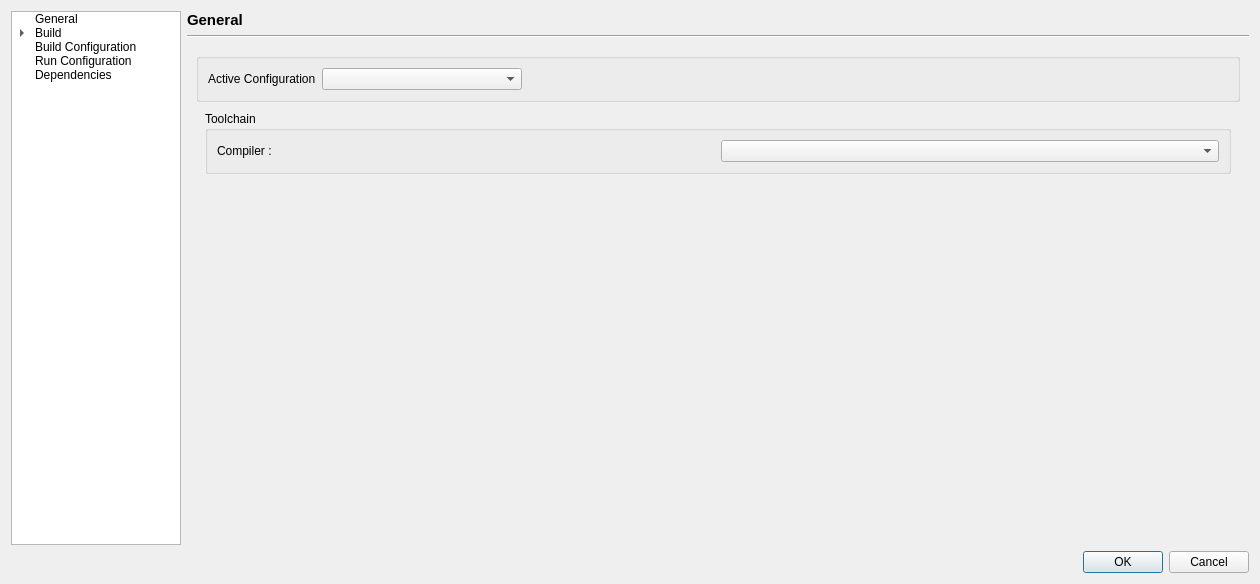
<?xml version="1.0" encoding="UTF-8"?>
<ui version="4.0">
 <class>ProjectSetting</class>
 <widget class="QDialog" name="ProjectSetting">
  <property name="geometry">
   <rect>
    <x>0</x>
    <y>0</y>
    <width>1260</width>
    <height>584</height>
   </rect>
  </property>
  <property name="sizePolicy">
   <sizepolicy hsizetype="Fixed" vsizetype="Fixed">
    <horstretch>0</horstretch>
    <verstretch>0</verstretch>
   </sizepolicy>
  </property>
  <property name="windowTitle">
   <string>Dialog</string>
  </property>
  <layout class="QGridLayout" name="gridLayout_6">
   <item row="0" column="0" rowspan="3">
    <widget class="QTreeWidget" name="settingsList">
     <property name="sizePolicy">
      <sizepolicy hsizetype="Fixed" vsizetype="Expanding">
       <horstretch>0</horstretch>
       <verstretch>0</verstretch>
      </sizepolicy>
     </property>
     <property name="maximumSize">
      <size>
       <width>170</width>
       <height>16777215</height>
      </size>
     </property>
     <attribute name="headerVisible">
      <bool>false</bool>
     </attribute>
     <column>
      <property name="text">
       <string notr="true">1</string>
      </property>
     </column>
     <item>
      <property name="text">
       <string>General</string>
      </property>
     </item>
     <item>
      <property name="text">
       <string>Build</string>
      </property>
      <item>
       <property name="text">
        <string>Géneral</string>
       </property>
      </item>
      <item>
       <property name="text">
        <string>Libs</string>
       </property>
      </item>
      <item>
       <property name="text">
        <string>Directories</string>
       </property>
      </item>
      <item>
       <property name="text">
        <string>BuildVariables</string>
       </property>
      </item>
      <item>
       <property name="text">
        <string>Environment</string>
       </property>
      </item>
      <item>
       <property name="text">
        <string>Build Steps</string>
       </property>
      </item>
      <item>
       <property name="text">
        <string>Toolchain</string>
       </property>
      </item>
     </item>
     <item>
      <property name="text">
       <string>Build Configuration</string>
      </property>
     </item>
     <item>
      <property name="text">
       <string>Run Configuration</string>
      </property>
     </item>
     <item>
      <property name="text">
       <string>Dependencies</string>
      </property>
     </item>
    </widget>
   </item>
   <item row="0" column="1">
    <widget class="QLabel" name="titleLabel">
     <property name="font">
      <font>
       <pointsize>11</pointsize>
       <weight>75</weight>
       <bold>true</bold>
      </font>
     </property>
     <property name="text">
      <string>General</string>
     </property>
    </widget>
   </item>
   <item row="2" column="1">
    <widget class="QStackedWidget" name="settingsPages">
     <property name="currentIndex">
      <number>1</number>
     </property>
     <widget class="QWidget" name="page_9">
      <widget class="QGroupBox" name="groupBox_2">
       <property name="geometry">
        <rect>
         <x>0</x>
         <y>29</y>
         <width>921</width>
         <height>100</height>
        </rect>
       </property>
       <property name="sizePolicy">
        <sizepolicy hsizetype="Minimum" vsizetype="Fixed">
         <horstretch>0</horstretch>
         <verstretch>0</verstretch>
        </sizepolicy>
       </property>
       <property name="minimumSize">
        <size>
         <width>0</width>
         <height>100</height>
        </size>
       </property>
       <property name="title">
        <string>Use custom Makefile for this project</string>
       </property>
       <property name="checkable">
        <bool>true</bool>
       </property>
       <property name="checked">
        <bool>false</bool>
       </property>
       <widget class="QLineEdit" name="makeFileEdit">
        <property name="geometry">
         <rect>
          <x>20</x>
          <y>30</y>
          <width>381</width>
          <height>20</height>
         </rect>
        </property>
       </widget>
       <widget class="QToolButton" name="toolButton_2">
        <property name="geometry">
         <rect>
          <x>410</x>
          <y>30</y>
          <width>25</width>
          <height>19</height>
         </rect>
        </property>
        <property name="text">
         <string>...</string>
        </property>
       </widget>
      </widget>
      <widget class="QLabel" name="iconLabel">
       <property name="geometry">
        <rect>
         <x>0</x>
         <y>0</y>
         <width>21</width>
         <height>23</height>
        </rect>
       </property>
       <property name="text">
        <string>Icon</string>
       </property>
      </widget>
      <widget class="QLineEdit" name="iconEdit">
       <property name="geometry">
        <rect>
         <x>27</x>
         <y>1</y>
         <width>223</width>
         <height>20</height>
        </rect>
       </property>
      </widget>
      <widget class="QToolButton" name="getIconButton">
       <property name="geometry">
        <rect>
         <x>256</x>
         <y>2</y>
         <width>25</width>
         <height>19</height>
        </rect>
       </property>
       <property name="text">
        <string>...</string>
       </property>
      </widget>
      <widget class="QPushButton" name="iconButton">
       <property name="geometry">
        <rect>
         <x>290</x>
         <y>0</y>
         <width>31</width>
         <height>23</height>
        </rect>
       </property>
       <property name="text">
        <string/>
       </property>
       <property name="flat">
        <bool>true</bool>
       </property>
      </widget>
     </widget>
     <widget class="QWidget" name="build">
      <layout class="QVBoxLayout" name="verticalLayout">
       <property name="spacing">
        <number>0</number>
       </property>
       <item>
        <widget class="QGroupBox" name="groupBox_5">
         <property name="title">
          <string/>
         </property>
         <layout class="QHBoxLayout" name="horizontalLayout">
          <item>
           <widget class="QLabel" name="label">
            <property name="text">
             <string>Active Configuration</string>
            </property>
           </widget>
          </item>
          <item>
           <widget class="QComboBox" name="configsBox">
            <property name="sizePolicy">
             <sizepolicy hsizetype="Minimum" vsizetype="Fixed">
              <horstretch>0</horstretch>
              <verstretch>0</verstretch>
             </sizepolicy>
            </property>
            <property name="minimumSize">
             <size>
              <width>200</width>
              <height>0</height>
             </size>
            </property>
           </widget>
          </item>
          <item>
           <spacer name="horizontalSpacer">
            <property name="orientation">
             <enum>Qt::Horizontal</enum>
            </property>
            <property name="sizeHint" stdset="0">
             <size>
              <width>442</width>
              <height>20</height>
             </size>
            </property>
           </spacer>
          </item>
         </layout>
         <zorder>label</zorder>
         <zorder>horizontalSpacer</zorder>
         <zorder>configsBox</zorder>
        </widget>
       </item>
       <item>
        <widget class="QStackedWidget" name="buildPages">
         <property name="currentIndex">
          <number>6</number>
         </property>
         <widget class="QWidget" name="globalsPage">
          <layout class="QFormLayout" name="formLayout">
           <property name="verticalSpacing">
            <number>20</number>
           </property>
           <item row="0" column="0">
            <widget class="QLabel" name="targetLabel">
             <property name="text">
              <string>Target</string>
             </property>
            </widget>
           </item>
           <item row="0" column="1">
            <widget class="QLineEdit" name="targetEdit"/>
           </item>
           <item row="1" column="0">
            <widget class="QLabel" name="DestDirLabel">
             <property name="text">
              <string>Dest dir</string>
             </property>
            </widget>
           </item>
           <item row="1" column="1">
            <widget class="QLineEdit" name="destDirEdit"/>
           </item>
           <item row="2" column="0">
            <widget class="QLabel" name="ObjectsOutputLabel">
             <property name="text">
              <string>Objects output directory</string>
             </property>
            </widget>
           </item>
           <item row="2" column="1">
            <widget class="QLineEdit" name="objectsDirEdit"/>
           </item>
           <item row="3" column="0">
            <widget class="QLabel" name="typeLabel">
             <property name="text">
              <string>Type</string>
             </property>
            </widget>
           </item>
           <item row="3" column="1">
            <widget class="QComboBox" name="templateBox">
             <item>
              <property name="text">
               <string>Console application</string>
              </property>
             </item>
             <item>
              <property name="text">
               <string>Static Library</string>
              </property>
             </item>
             <item>
              <property name="text">
               <string>Dynamic Library</string>
              </property>
             </item>
            </widget>
           </item>
          </layout>
          <zorder>destDirEdit</zorder>
          <zorder>typeLabel</zorder>
          <zorder>DestDirLabel</zorder>
          <zorder>targetLabel</zorder>
          <zorder>ObjectsOutputLabel</zorder>
          <zorder>targetEdit</zorder>
          <zorder>templateBox</zorder>
          <zorder>objectsDirEdit</zorder>
         </widget>
         <widget class="QWidget" name="libsPage">
          <layout class="QGridLayout" name="gridLayout_3">
           <item row="0" column="0">
            <layout class="QHBoxLayout" name="linkerLayout"/>
           </item>
          </layout>
         </widget>
         <widget class="QWidget" name="searchPathsPage">
          <layout class="QHBoxLayout" name="horizontalLayout_4">
           <item>
            <layout class="QHBoxLayout" name="searchPathsLayout"/>
           </item>
          </layout>
         </widget>
         <widget class="QWidget" name="CompilerPage">
          <layout class="QGridLayout" name="gridLayout_4">
           <item row="0" column="0">
            <layout class="QVBoxLayout" name="compilerOptionsLayout"/>
           </item>
          </layout>
         </widget>
         <widget class="QWidget" name="EnvironmentPage">
          <layout class="QGridLayout" name="gridLayout_5">
           <item row="0" column="0">
            <layout class="QHBoxLayout" name="customVarsLayout"/>
           </item>
          </layout>
         </widget>
         <widget class="QWidget" name="buildStepsPage">
          <layout class="QVBoxLayout" name="verticalLayout_2">
           <item>
            <widget class="QLabel" name="label_5">
             <property name="text">
              <string>Pre-build steps</string>
             </property>
            </widget>
           </item>
           <item>
            <widget class="QTextEdit" name="preBuildStepsEdit"/>
           </item>
           <item>
            <widget class="QLabel" name="label_6">
             <property name="text">
              <string>Post-build steps</string>
             </property>
            </widget>
           </item>
           <item>
            <widget class="QTextEdit" name="postBuildStepsEdit"/>
           </item>
          </layout>
         </widget>
         <widget class="QWidget" name="page">
          <layout class="QFormLayout" name="formLayout_5">
           <item row="0" column="0" colspan="2">
            <widget class="QGroupBox" name="groupBox_6">
             <property name="title">
              <string>Toolchain</string>
             </property>
             <layout class="QHBoxLayout" name="horizontalLayout_2">
              <item>
               <widget class="QLabel" name="label_7">
                <property name="text">
                 <string>Compiler :</string>
                </property>
               </widget>
              </item>
              <item>
               <widget class="QComboBox" name="comboBox"/>
              </item>
             </layout>
            </widget>
           </item>
          </layout>
         </widget>
        </widget>
       </item>
      </layout>
     </widget>
     <widget class="QWidget" name="config">
      <layout class="QFormLayout" name="formLayout_3">
       <property name="verticalSpacing">
        <number>20</number>
       </property>
       <item row="0" column="0">
        <layout class="QHBoxLayout" name="horizontalLayout_3">
         <item>
          <widget class="QLabel" name="label_14">
           <property name="sizePolicy">
            <sizepolicy hsizetype="Preferred" vsizetype="Fixed">
             <horstretch>0</horstretch>
             <verstretch>0</verstretch>
            </sizepolicy>
           </property>
           <property name="text">
            <string>Active configuration :</string>
           </property>
          </widget>
         </item>
         <item>
          <widget class="QComboBox" name="editConfigsBox">
           <property name="sizePolicy">
            <sizepolicy hsizetype="Preferred" vsizetype="Fixed">
             <horstretch>0</horstretch>
             <verstretch>0</verstretch>
            </sizepolicy>
           </property>
          </widget>
         </item>
         <item>
          <widget class="QPushButton" name="addConfigButton">
           <property name="text">
            <string>Add</string>
           </property>
          </widget>
         </item>
         <item>
          <widget class="QPushButton" name="renameConfigButton">
           <property name="sizePolicy">
            <sizepolicy hsizetype="Minimum" vsizetype="Fixed">
             <horstretch>0</horstretch>
             <verstretch>0</verstretch>
            </sizepolicy>
           </property>
           <property name="text">
            <string>Rename</string>
           </property>
          </widget>
         </item>
         <item>
          <widget class="QPushButton" name="removeConfigButton">
           <property name="sizePolicy">
            <sizepolicy hsizetype="Minimum" vsizetype="Fixed">
             <horstretch>0</horstretch>
             <verstretch>0</verstretch>
            </sizepolicy>
           </property>
           <property name="text">
            <string>Remove</string>
           </property>
          </widget>
         </item>
        </layout>
       </item>
       <item row="2" column="0" colspan="2">
        <widget class="QGroupBox" name="groupBox_3">
         <property name="title">
          <string/>
         </property>
         <layout class="QGridLayout" name="gridLayout_8">
          <item row="0" column="0">
           <widget class="QLabel" name="label_2">
            <property name="text">
             <string>Build</string>
            </property>
           </widget>
          </item>
          <item row="0" column="1">
           <widget class="QLineEdit" name="lineEdit"/>
          </item>
          <item row="1" column="0">
           <widget class="QLabel" name="label_3">
            <property name="text">
             <string>Clean</string>
            </property>
           </widget>
          </item>
          <item row="1" column="1">
           <widget class="QLineEdit" name="lineEdit_2"/>
          </item>
         </layout>
        </widget>
       </item>
       <item row="1" column="0" colspan="2">
        <widget class="QGroupBox" name="groupBox_4">
         <property name="title">
          <string>Shadow build :</string>
         </property>
         <property name="checkable">
          <bool>true</bool>
         </property>
         <property name="checked">
          <bool>false</bool>
         </property>
         <layout class="QGridLayout" name="gridLayout_2">
          <item row="0" column="0">
           <widget class="QLabel" name="label_4">
            <property name="text">
             <string>Build directory :</string>
            </property>
           </widget>
          </item>
          <item row="0" column="1">
           <widget class="QLineEdit" name="lineEdit_3"/>
          </item>
          <item row="0" column="2">
           <widget class="QPushButton" name="pushButton">
            <property name="text">
             <string>Browse...</string>
            </property>
           </widget>
          </item>
         </layout>
        </widget>
       </item>
      </layout>
     </widget>
     <widget class="QWidget" name="runConfig">
      <layout class="QFormLayout" name="formLayout_2">
       <property name="verticalSpacing">
        <number>20</number>
       </property>
       <item row="1" column="0" colspan="2">
        <widget class="QGroupBox" name="groupBox">
         <property name="title">
          <string/>
         </property>
         <layout class="QGridLayout" name="gridLayout_7">
          <item row="0" column="0">
           <widget class="QLabel" name="label_11">
            <property name="sizePolicy">
             <sizepolicy hsizetype="Fixed" vsizetype="Preferred">
              <horstretch>0</horstretch>
              <verstretch>0</verstretch>
             </sizepolicy>
            </property>
            <property name="text">
             <string>Executable</string>
            </property>
           </widget>
          </item>
          <item row="0" column="1">
           <widget class="QLineEdit" name="runExecutable">
            <property name="text">
             <string/>
            </property>
           </widget>
          </item>
          <item row="0" column="2">
           <widget class="QToolButton" name="toolButton_3">
            <property name="sizePolicy">
             <sizepolicy hsizetype="Fixed" vsizetype="Fixed">
              <horstretch>0</horstretch>
              <verstretch>0</verstretch>
             </sizepolicy>
            </property>
            <property name="layoutDirection">
             <enum>Qt::LeftToRight</enum>
            </property>
            <property name="text">
             <string>Browse...</string>
            </property>
           </widget>
          </item>
          <item row="1" column="0">
           <widget class="QLabel" name="label_10">
            <property name="sizePolicy">
             <sizepolicy hsizetype="Fixed" vsizetype="Preferred">
              <horstretch>0</horstretch>
              <verstretch>0</verstretch>
             </sizepolicy>
            </property>
            <property name="text">
             <string>Arguments</string>
            </property>
           </widget>
          </item>
          <item row="1" column="1">
           <widget class="QLineEdit" name="runArgs">
            <property name="text">
             <string/>
            </property>
           </widget>
          </item>
          <item row="2" column="0">
           <widget class="QLabel" name="label_12">
            <property name="sizePolicy">
             <sizepolicy hsizetype="Fixed" vsizetype="Preferred">
              <horstretch>0</horstretch>
              <verstretch>0</verstretch>
             </sizepolicy>
            </property>
            <property name="text">
             <string>Working directory</string>
            </property>
           </widget>
          </item>
          <item row="2" column="1">
           <widget class="QLineEdit" name="workingDirectory">
            <property name="text">
             <string/>
            </property>
           </widget>
          </item>
          <item row="2" column="2">
           <widget class="QToolButton" name="toolButton_4">
            <property name="text">
             <string>Browse...</string>
            </property>
           </widget>
          </item>
          <item row="3" column="1">
           <widget class="QCheckBox" name="runInTerminalBox">
            <property name="text">
             <string>Run in terminal</string>
            </property>
           </widget>
          </item>
         </layout>
        </widget>
       </item>
       <item row="0" column="0">
        <layout class="QHBoxLayout" name="horizontalLayout_5">
         <item>
          <widget class="QLabel" name="label_13">
           <property name="sizePolicy">
            <sizepolicy hsizetype="Fixed" vsizetype="Preferred">
             <horstretch>0</horstretch>
             <verstretch>0</verstretch>
            </sizepolicy>
           </property>
           <property name="text">
            <string>Run configuration :</string>
           </property>
          </widget>
         </item>
         <item>
          <widget class="QComboBox" name="runConfigsBox">
           <property name="sizePolicy">
            <sizepolicy hsizetype="Minimum" vsizetype="Fixed">
             <horstretch>0</horstretch>
             <verstretch>0</verstretch>
            </sizepolicy>
           </property>
           <property name="minimumSize">
            <size>
             <width>120</width>
             <height>0</height>
            </size>
           </property>
           <property name="maximumSize">
            <size>
             <width>300</width>
             <height>16777215</height>
            </size>
           </property>
           <property name="acceptDrops">
            <bool>false</bool>
           </property>
           <property name="autoFillBackground">
            <bool>false</bool>
           </property>
          </widget>
         </item>
         <item>
          <widget class="QPushButton" name="addRunConfigButton">
           <property name="text">
            <string>Add</string>
           </property>
          </widget>
         </item>
         <item>
          <widget class="QPushButton" name="renameRunConfigButton">
           <property name="sizePolicy">
            <sizepolicy hsizetype="Minimum" vsizetype="Fixed">
             <horstretch>0</horstretch>
             <verstretch>0</verstretch>
            </sizepolicy>
           </property>
           <property name="text">
            <string>Rename</string>
           </property>
          </widget>
         </item>
         <item>
          <widget class="QPushButton" name="removeRunConfigButton">
           <property name="sizePolicy">
            <sizepolicy hsizetype="Minimum" vsizetype="Fixed">
             <horstretch>0</horstretch>
             <verstretch>0</verstretch>
            </sizepolicy>
           </property>
           <property name="text">
            <string>Remove</string>
           </property>
          </widget>
         </item>
        </layout>
       </item>
      </layout>
     </widget>
     <widget class="QWidget" name="dependencies">
      <layout class="QFormLayout" name="formLayout_4">
       <item row="0" column="0" colspan="2">
        <widget class="QListWidget" name="dependenciesList"/>
       </item>
      </layout>
     </widget>
    </widget>
   </item>
   <item row="3" column="1">
    <widget class="QDialogButtonBox" name="buttonBox">
     <property name="orientation">
      <enum>Qt::Horizontal</enum>
     </property>
     <property name="standardButtons">
      <set>QDialogButtonBox::Cancel|QDialogButtonBox::Ok</set>
     </property>
    </widget>
   </item>
   <item row="1" column="1">
    <widget class="Line" name="line">
     <property name="orientation">
      <enum>Qt::Horizontal</enum>
     </property>
    </widget>
   </item>
  </layout>
 </widget>
 <resources/>
 <connections>
  <connection>
   <sender>buttonBox</sender>
   <signal>accepted()</signal>
   <receiver>ProjectSetting</receiver>
   <slot>accept()</slot>
   <hints>
    <hint type="sourcelabel">
     <x>248</x>
     <y>254</y>
    </hint>
    <hint type="destinationlabel">
     <x>157</x>
     <y>274</y>
    </hint>
   </hints>
  </connection>
  <connection>
   <sender>buttonBox</sender>
   <signal>rejected()</signal>
   <receiver>ProjectSetting</receiver>
   <slot>reject()</slot>
   <hints>
    <hint type="sourcelabel">
     <x>316</x>
     <y>260</y>
    </hint>
    <hint type="destinationlabel">
     <x>286</x>
     <y>274</y>
    </hint>
   </hints>
  </connection>
 </connections>
</ui>
